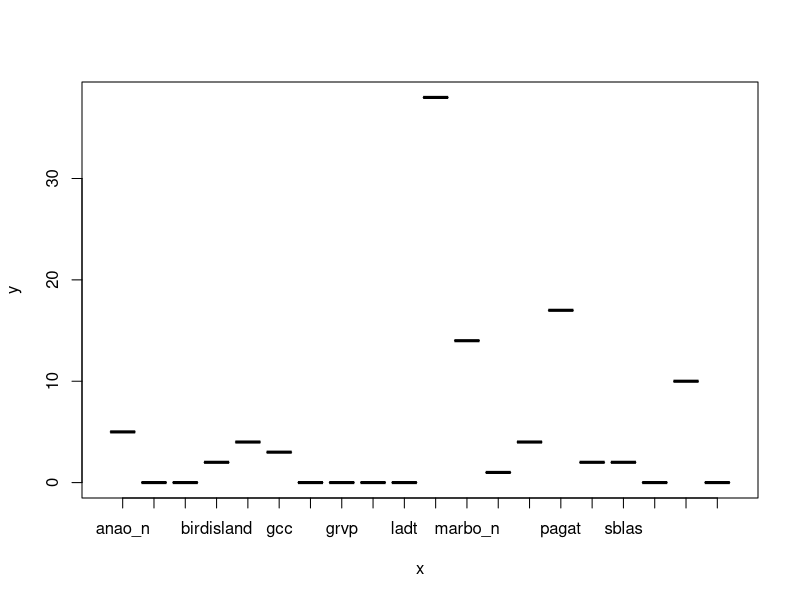
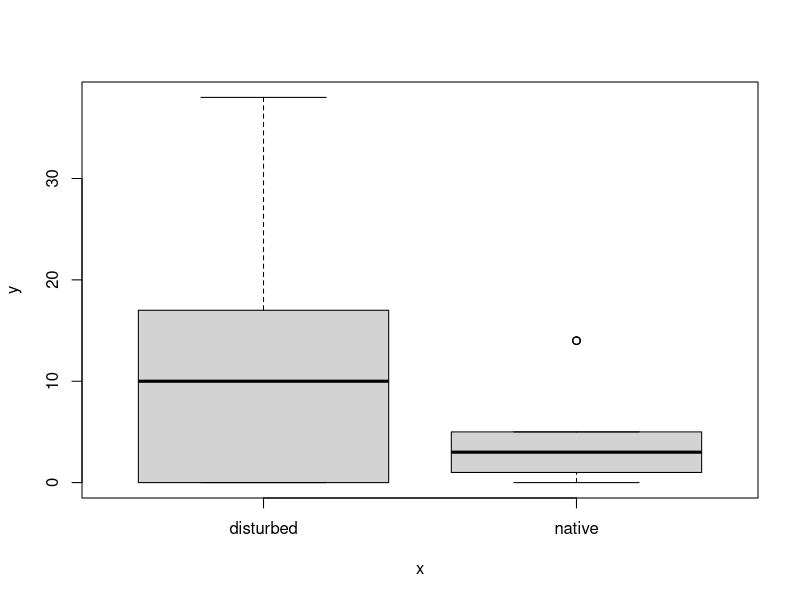
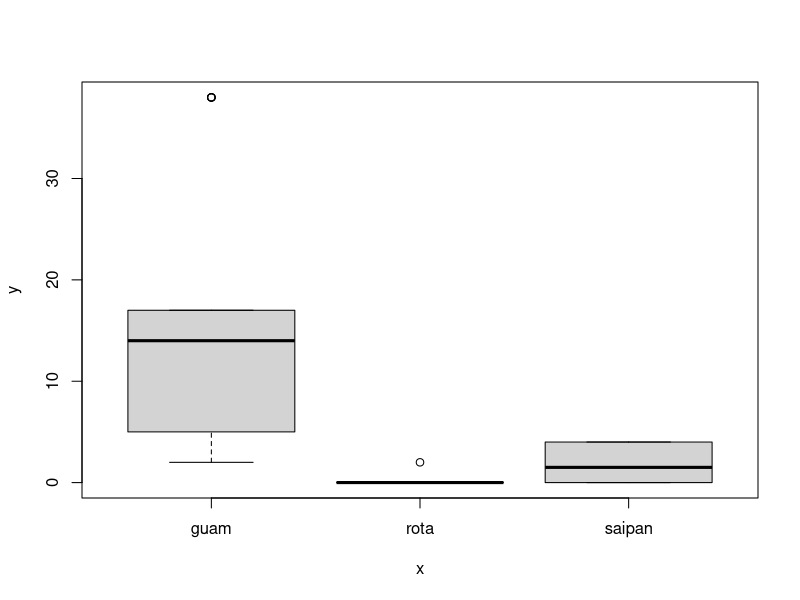

Write R code to recreate these figures, in order.
####Brittany Cavazos
####Butterfly Data from Clay-Caterpillar Expt.
####Last edited:Sept. 18, 2016
####Goal:to "clean" up data for easier analysis
##################################################
##################################################
library(readxl)
library(tidyr)
library(dplyr)
#set working directory (I'll try to pull this directly out of box later -- technical difficulties w/ BoxSync)
setwd("~/EEB_590")

#Read in butterfly data
rawbutterfly<-read_excel("ButterflySurveyData.xlsx", sheet = "butterflyraw")
sitelevel<-read_excel("ButterflySurveyData.xlsx", sheet="SiteInfo")

# Goals: transform data to have one observation per row, assign site level information to observation by merging site level with rawbutterfly, check for anything weird goin on

# some decision making: guam-marbod-disturbed site had conflicting data between rawbutterly and site level, for now, I will use information from rawbutterfly as the true data, but will probably remove this site at the end.. .have to think about it though because it changes the data a bunch
names(rawbutterfly)
#get rid of last column w/ comment in it -- comment is recorded in script above (line 18)
rawbutterfly<-rawbutterfly[,1:10]

# now we can try to use gather to melt data to single observations per row
rawbutterfly2<-gather(rawbutterfly, "species_name", "number_indiv", 5:10, factor_key=T)
# that worked, but now we want to remove when there is a spp recorded w/ 0 observations
# there is a way to do this in that one line I think, but I can also subset to everything but number_indiv=0
rawbutterfly3<-rawbutterfly2[!rawbutterfly2$number_indiv=="0",]
# that worked

# quick check to see if anything is weird with variables --
unique(rawbutterfly3$island)
unique(rawbutterfly3$site) # there are 13 sites; no obvious misspellings
unique(rawbutterfly3$type)
# good to go

# now with sitelevel data, there are a couple things that come to mind -- site should probably be unique, but in come cases it is not - depending on if the survey was disturbed or native 
# we can remove notes and butterflies columns because they don't mean anything to us
# we have to do a coupld of things first to make the variables 'match' when we try to merge the data sets

# first, get rid of last row with no information
sitelevel<-sitelevel[1:21,]
# we can also get rid of butterfly and notes column
sitelevel$Butterflies<-NULL
sitelevel$notes<-NULL

# make everything lower case
names(sitelevel)<-tolower(names(sitelevel))

# change native/disturbed to type to match name in rawbutterfly (also to match sites in caterpillar data)
colnames(sitelevel)[3]<-"type"
# change transect length (m) to distance to match name in rawbutterfly
colnames(sitelevel)[9]<-"distance"

# back to making everything important lowercase
sitelevel$island<-tolower(sitelevel$island)
sitelevel$site<-tolower(sitelevel$site)
sitelevel$type<-tolower(sitelevel$type)

# now we need to fix the names of the sites
unique(sitelevel$site)
unique(rawbutterfly3$site)

# within raw butterflies - make ladtd just ladt, marbod to marbo and marbon to marbo, anaon to anao
# within sitelevel - make two lovers point - twolovers, south blas to sblas, marbo disturbed to marbo, and marbo native to marbo, gcc limestone to gcc, anao native to anao, bird island lane to birdisland, naftan point to naftan

rawbutterfly3$site <- gsub("marbod", "marbo_d",rawbutterfly3$site)
rawbutterfly3$site <- gsub("marbon", "marbo_n",rawbutterfly3$site)
rawbutterfly3$site <- gsub("anaon", "anao_n",rawbutterfly3$site)

sitelevel$site <- gsub("two lovers point", "twolovers",sitelevel$site)
sitelevel$site <- gsub("south blas", "sblas",sitelevel$site)
sitelevel$site <- gsub("marbo disturbed", "marbo_d",sitelevel$site)
sitelevel$site <- gsub("marbo native", "marbo_n",sitelevel$site)
sitelevel$site <- gsub("gcc limestone", "gcc",sitelevel$site)
sitelevel$site <- gsub("anao native", "anao_n",sitelevel$site)
sitelevel$site <- gsub("bird island lane", "birdisland",sitelevel$site)
sitelevel$site <- gsub("naftan point", "naftan",sitelevel$site)

# now we can merge these two together without it freaking out about names
# so we want island, site type and distance to merge to add  should all match - five more columns should be added to make 29x11 final datasheet

test1<-left_join(rawbutterfly3, sitelevel, by = NULL) # leaves out sites surveyed with no butterflies
test2<-right_join(rawbutterfly3, sitelevel, by = NULL) # adds in sites with no butterflies, so some NAs
test2$number_indiv[is.na(test2$number_indiv)]<-0
# butterfly totals would be useful - but in order to do that I need to make each survey a unique occurance, currently I can only do that with the use of multiple rows. I can create a new row that combines them together to serve as a unique identifier 

###################################################################################
###################################################################################

total_butterfly<-aggregate(test2$number_indiv, by=list(test2$site), FUN=sum)
colnames(total_butterfly)<-c("site","tot_butterfly")
total_butterfly$tot_butterfly[is.na(total_butterfly$tot_butterfly)]<-0

test3<-left_join(test2, total_butterfly, by=NULL)

# was having trouble getting anything to plot -- gotta change from chr to factors
str(test3)
test3$site<-as.factor(test3$site)
test3$island<-as.factor(test3$island)
test3$type<-as.factor(test3$type)


# depending on how we want this put together this part is nearly ready for actual analysis
# then we can write.csv and archive the raw data
# write.csv(datasetname, "datasetname.csv", row.names=F)

plot(test3$site, test3$tot_butterfly)
plot(test3$type, test3$tot_butterfly)
plot(test3$island, test3$tot_butterfly)
